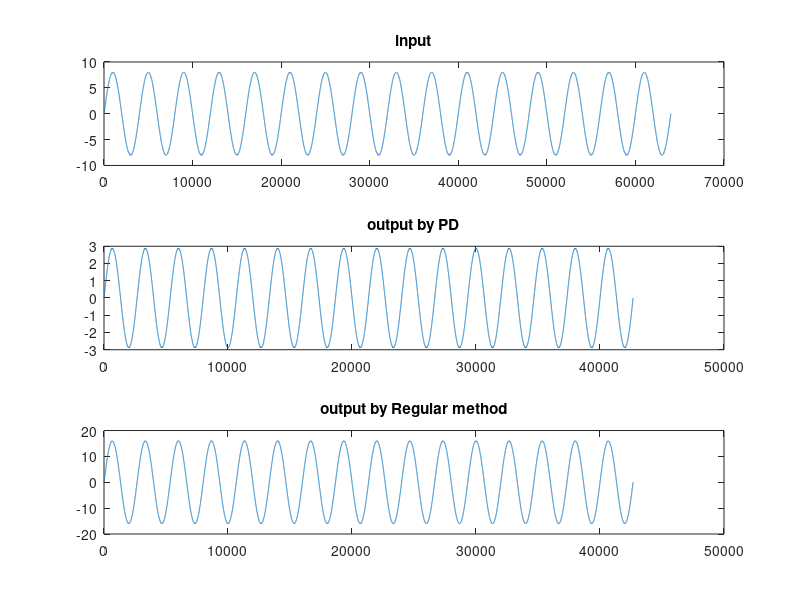

Write the MATLAB code that produced this figure.
clc;
clear all;
close all;
L=2;
M=3; 
Fs=32000;
t=0:1/Fs:2;

%x=2*sin(2*pi*16*t)+4*sin(2*pi*16*t)+2*randn(1,length(t));%generated signal with random noise
x=2*sin(2*pi*8*t);

%generating LPF of cut off pi/3
h=L*fir2(100,[0 0.33 0.33 1],[1 1 0 0]);
%[H1,W1]=freqz(h,1,'whole',100);
%plot(W1/pi,abs(H1));
x=filtfilt(h,1,x);
%[H2,W2]=freqz(x,1,'whole',100);
%plot(W2/pi,abs(H2));

%filter for L branch
tic
F1=zeros(L,ceil(length(h)/L));

for i=1:L
    temp=h(i:L:end);
    F1(i,1:length(temp))=temp;
end

%[H2,W2]=freqz(temp,1,'whole',100);
%plot(W2/pi,abs(H2));

%signal for L branches
for i=1:L
    X1(i,:)=[zeros(1,L-i) x(1:length(x)-(L-i))];
end
%plot(Xl)

%filter for M branches
for j=1:L
    F2=zeros(M,ceil(length(F1(j,:))/M));

  for k=1:M
      temp=F1(j,k:M:end);
      F2(k,1:length(temp))=temp;
  end
  %design signal for M branches
  for k=1:M
      X2(k,:)=[zeros(1,k-1) X1(j,1:length(x)-(k-1))];
  end
  %downsampled signal in M branches
  for k=1:M
      Xd(k,:)=X2(k,1:M:end);
  end
  %passing down sampled signal through a filter
  for k=1:M
       Yd(k,:) =filtfilt(F2(k,:),1,Xd(k,:));
  end
  %upsampling the filtered signal by factor of L
  Y=upsample(sum(Yd),L);
  Yo(j,:)=[zeros(1,j-1) Y(1:length(Y)-(j-1))];
end
Yo=sum(Yo);
toc
%plot(Yo)

tic
A=upsample(x,L);
B=filtfilt(h,1,A);
C=downsample(B,M);
toc
figure
subplot(3,1,1),plot(x),title('input')
subplot(3,1,2),plot(Yo);title('output by PD')
subplot(3,1,3),plot(C);title('output by Regular method')


    
      
  
      
    





